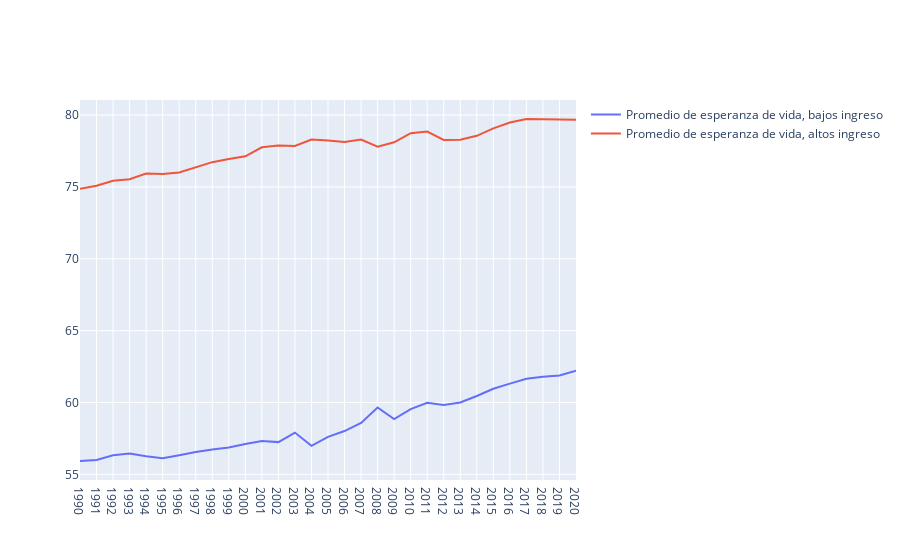

Notebook source saved alongside this figure:
### Code cell
import plotly.graph_objects as go

fig = go.Figure()

fig.add_trace(go.Scatter(x=prom_ingreso_bajo.index, 
                y=prom_ingreso_bajo.esperanza_vida_total,
                name="Promedio de esperanza de vida, bajos ingreso"
))
fig.add_trace(go.Scatter(x=prom_ingreso_alto.index, 
                y=prom_ingreso_alto.esperanza_vida_total,
                name="Promedio de esperanza de vida, altos ingreso"
))


fig.show()

### Figure 1 — Plotly figure (JSON) as saved in the notebook; plotly's stock layout.template omitted (floating-point values rounded to 4 significant figures)
{"data": [{"name": "Promedio de esperanza de vida, bajos ingreso", "type": "scatter", "x": ["1990", "1991", "1992", "1993", "1994", "1995", "1996", "1997", "1998", "1999", "2000", "2001", "2002", "2003", "2004", "2005", "2006", "2007", "2008", "2009", "2010", "2011", "2012", "2013", "2014", "2015", "2016", "2017", "2018", "2019", "2020"], "y": [55.93, 56.01, 56.32, 56.45, 56.26, 56.12, 56.33, 56.56, 56.73, 56.88, 57.11, 57.31, 57.24, 57.91, 56.98, 57.6, 58.01, 58.58, 59.66, 58.85, 59.54, 59.98, 59.82, 60.0, 60.46, 60.95, 61.32, 61.66, 61.79, 61.88, 62.21]}, {"name": "Promedio de esperanza de vida, altos ingreso", "type": "scatter", "x": ["1990", "1991", "1992", "1993", "1994", "1995", "1996", "1997", "1998", "1999", "2000", "2001", "2002", "2003", "2004", "2005", "2006", "2007", "2008", "2009", "2010", "2011", "2012", "2013", "2014", "2015", "2016", "2017", "2018", "2019", "2020"], "y": [74.87, 75.08, 75.43, 75.54, 75.94, 75.91, 76.01, 76.36, 76.72, 76.95, 77.14, 77.76, 77.88, 77.85, 78.3, 78.22, 78.13, 78.3, 77.8, 78.1, 78.74, 78.86, 78.27, 78.29, 78.56, 79.08, 79.49, 79.73, 79.7, 79.69, 79.68]}], "layout": {}}
